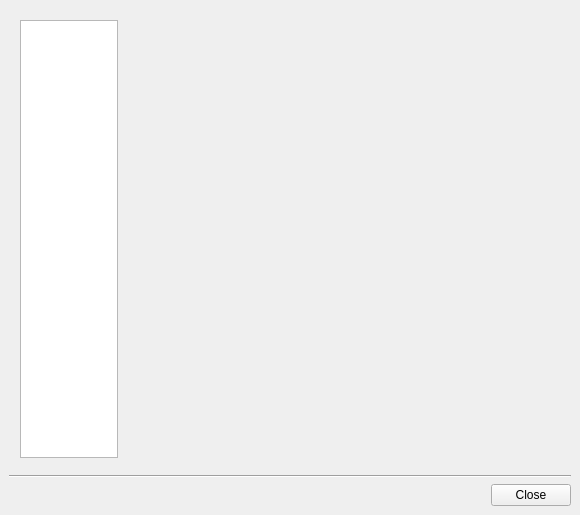
<ui version="4.0" >
 <class>MainDlg</class>
 <widget class="QDialog" name="MainDlg" >
  <property name="geometry" >
   <rect>
    <x>0</x>
    <y>0</y>
    <width>580</width>
    <height>515</height>
   </rect>
  </property>
  <property name="sizePolicy" >
   <sizepolicy vsizetype="Fixed" hsizetype="Fixed" >
    <horstretch>0</horstretch>
    <verstretch>0</verstretch>
   </sizepolicy>
  </property>
  <property name="minimumSize" >
   <size>
    <width>580</width>
    <height>515</height>
   </size>
  </property>
  <property name="windowTitle" >
   <string>PROOFAgent Management Console - v 1.0.5</string>
  </property>
  <layout class="QGridLayout" >
   <property name="margin" >
    <number>9</number>
   </property>
   <property name="spacing" >
    <number>6</number>
   </property>
   <item row="0" column="0" >
    <layout class="QVBoxLayout" >
     <property name="spacing" >
      <number>6</number>
     </property>
     <property name="margin" >
      <number>0</number>
     </property>
     <item>
      <layout class="QHBoxLayout" >
       <property name="spacing" >
        <number>6</number>
       </property>
       <property name="margin" >
        <number>11</number>
       </property>
       <item>
        <widget class="QListWidget" name="contentsWidget" >
         <property name="minimumSize" >
          <size>
           <width>98</width>
           <height>0</height>
          </size>
         </property>
         <property name="maximumSize" >
          <size>
           <width>98</width>
           <height>16777215</height>
          </size>
         </property>
         <property name="font" >
          <font>
           <family>Sans Serif</family>
           <pointsize>7</pointsize>
          </font>
         </property>
         <property name="showDropIndicator" stdset="0" >
          <bool>false</bool>
         </property>
         <property name="selectionBehavior" >
          <enum>QAbstractItemView::SelectItems</enum>
         </property>
         <property name="iconSize" >
          <size>
           <width>70</width>
           <height>70</height>
          </size>
         </property>
         <property name="spacing" >
          <number>10</number>
         </property>
         <property name="viewMode" >
          <enum>QListView::IconMode</enum>
         </property>
         <property name="uniformItemSizes" >
          <bool>false</bool>
         </property>
         <property name="wordWrap" >
          <bool>true</bool>
         </property>
         <property name="currentRow" >
          <number>-1</number>
         </property>
        </widget>
       </item>
       <item>
        <widget class="QStackedWidget" name="pagesWidget" >
         <property name="sizePolicy" >
          <sizepolicy vsizetype="Expanding" hsizetype="Expanding" >
           <horstretch>81</horstretch>
           <verstretch>100</verstretch>
          </sizepolicy>
         </property>
         <property name="minimumSize" >
          <size>
           <width>400</width>
           <height>128</height>
          </size>
         </property>
         <property name="frameShadow" >
          <enum>QFrame::Plain</enum>
         </property>
         <widget class="QWidget" name="widget" />
        </widget>
       </item>
      </layout>
     </item>
     <item>
      <widget class="Line" name="line" >
       <property name="orientation" >
        <enum>Qt::Horizontal</enum>
       </property>
      </widget>
     </item>
     <item>
      <widget class="QPushButton" name="closeButton" >
       <property name="sizePolicy" >
        <sizepolicy vsizetype="Fixed" hsizetype="Fixed" >
         <horstretch>0</horstretch>
         <verstretch>0</verstretch>
        </sizepolicy>
       </property>
       <property name="layoutDirection" >
        <enum>Qt::RightToLeft</enum>
       </property>
       <property name="text" >
        <string>Close</string>
       </property>
       <property name="autoDefault" >
        <bool>false</bool>
       </property>
      </widget>
     </item>
    </layout>
   </item>
  </layout>
 </widget>
 <layoutdefault spacing="6" margin="11" />
 <resources/>
 <connections/>
</ui>
